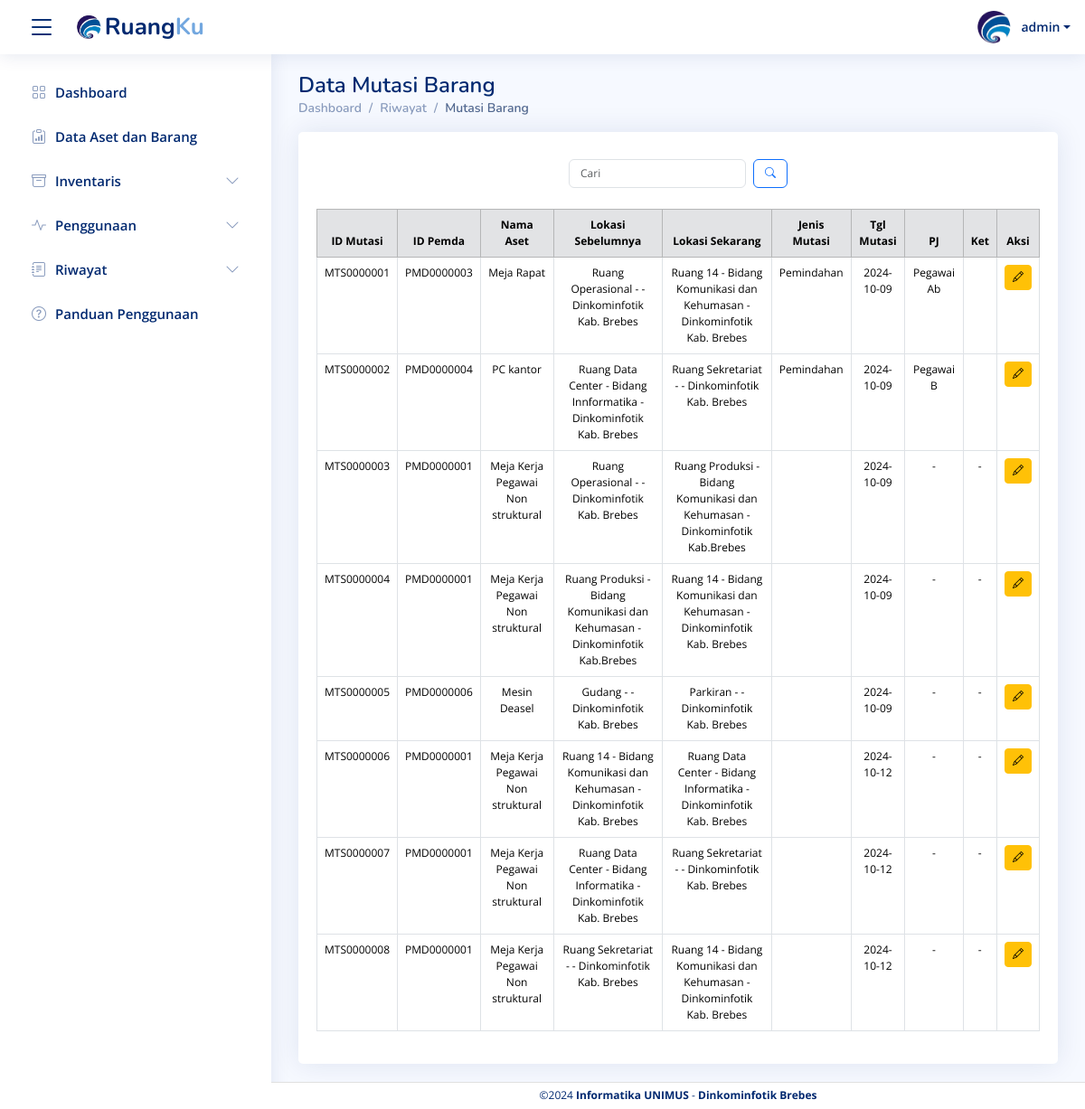
/Data_mutasi_barang.php (signed in), run on an earlier commit of the app's database.
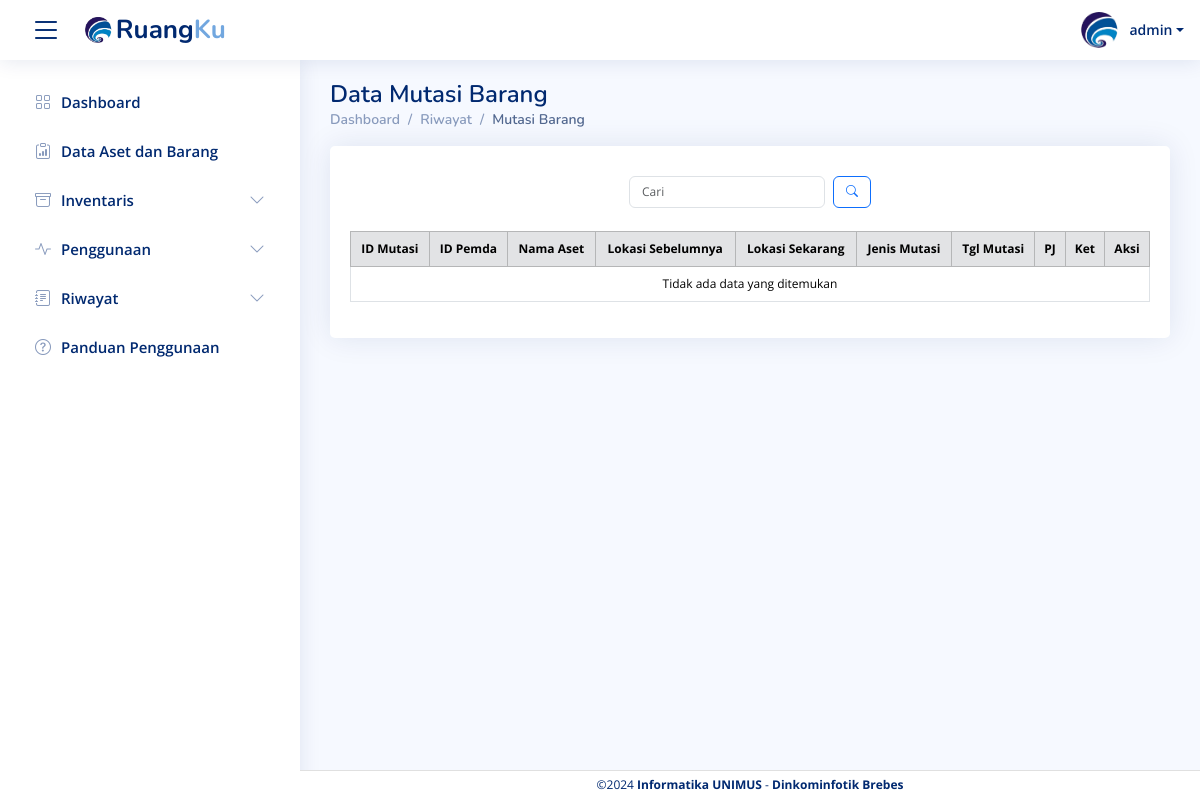
And on a later commit of the database.
### tables this page shows
CREATE TABLE `mutasi_barang` (
  `id_mutasi` varchar(50) NOT NULL,
  `id_barang_pemda` varchar(50) DEFAULT NULL,
  `ruang_asal` varchar(100) NOT NULL,
  `ruang_tujuan` varchar(100) NOT NULL,
  `tgl_mutasi` date DEFAULT NULL,
  `penanggungjawab` varchar(100) DEFAULT NULL,
  `kode_barang` varchar(50) DEFAULT NULL,
  `nama_barang` varchar(100) DEFAULT NULL,
  `jenis_mutasi` varchar(100) DEFAULT NULL,
  `keterangan` text
);

### Data_mutasi_barang.php (the view, shortened to what this page needs)
<?php
include("component/header.php");
include("koneksi/koneksi.php");
$limit = isset($_GET['limit']) ? max(1, (int)$_GET['limit']) : 10;
$page = isset($_GET['page']) ? max(1, (int)$_GET['page']) : 1;
$start = ($page - 1) * $limit;
$search_query = "";
$search_params = [];
$param_types = "";
$sql = "SELECT * FROM mutasi_barang $search_query LIMIT ?, ?";
$search_params[] = $start;
$search_params[] = $limit;
$param_types .= "ii";
$stmt = mysqli_prepare($conn, $sql);
if ($param_types) {
  mysqli_stmt_bind_param($stmt, $param_types, ...$search_params);
}
mysqli_stmt_execute($stmt);
$result = mysqli_stmt_get_result($stmt);
?>
<main id="main" class="main">
  <div class="pagetitle">
    <h1>Data Mutasi Barang</h1>
    <nav>
      <ol class="breadcrumb">
        <li class="breadcrumb-item"><a href="home.php">Dashboard</a></li>
        <li class="breadcrumb-item">Riwayat</li>
        <li class="breadcrumb-item active">Mutasi Barang</li>
      </ol>
    </nav>
  </div>
  <div class="card">
    <div class="card-body" style="padding-top: 30px;">
      <div class="d-flex justify-content-between align-items-center mb-2">
        <div class="flex-grow-1 d-flex justify-content-center">
          <div class="search-bar position-relative">
            <form class="search-form d-flex align-items-center" method="GET" action="">
              <input type="text" id="search-input" name="query" placeholder="Cari" class="form-control pe-5" value="<?= isset($_GET['query']) ? htmlspecialchars($_GET['query']) : ''; ?>" oninput="toggleClearButton()">
              <button type="submit" title="Cari" class="btn btn-outline-primary ms-2">
                <i class="bi bi-search"></i>
              </button>
            </form>
          </div>
        </div>
      </div>
      <div class="table-responsive" style="padding-top: 15px;">
        <table class="table table-bordered" style="font-size: 12px;">
          <thead class="table-secondary text-center">
            <tr>
              <th>ID Mutasi</th>
              <th>ID Pemda</th>
              <th>Nama Aset</th>
              <th>Lokasi Sebelumnya</th>
              <th>Lokasi Sekarang</th>
              <th>Jenis Mutasi</th>
              <th>Tgl Mutasi</th>
              <th>PJ</th>
              <th>Ket</th>
              <th>Aksi</th>
            </tr>
          </thead>
          <tbody>
            <?php if (mysqli_num_rows($result) > 0) : ?>
              <?php while ($row = mysqli_fetch_assoc($result)) : ?>
                <tr class="text-center">
                  <td><?= $row['id_mutasi'] ?></td>
                  <td><?= $row['id_barang_pemda'] ?></td>
                  <td><?= $row['nama_barang'] ?></td>
                  <td><?= $row['ruang_asal'] ?></td>
                  <td><?= $row['ruang_tujuan'] ?></td>
                  <td><?= $row['jenis_mutasi'] ?></td>
                  <td><?= $row['tgl_mutasi'] ?></td>
                  <td><?= $row['penanggungjawab'] ?></td>
                  <td><?= $row['keterangan'] ?></td>
                  <td><a href="frm_edit_mutasi.php?id_mutasi=<?= $row['id_mutasi'] ?>" class="btn btn-warning btn-sm"><i class="bi bi-pencil"></i></a></td>
                </tr>
              <?php endwhile; ?>
            <?php else : ?>
              <tr>
                <td colspan="10" class="text-center">Tidak ada data yang ditemukan</td>
              </tr>
            <?php endif; ?>
          </tbody>
        </table>
      </div>
    </div>
  </div>
</main>
<?php include("component/footer.php"); ?>

### component/header.php (shortened to what this page needs)
<?php
$nama_admin = $_SESSION['nama_admin'];
$foto_admin = $_SESSION['foto_admin'];
?>
<!DOCTYPE html>
<html lang="en">
<head>
  <link rel="stylesheet" href="https://cdn.jsdelivr.net/npm/notiflix/dist/notiflix-3.2.6.min.css" />
  <link href="https://cdn.jsdelivr.net/npm/bootstrap@5.3.0/dist/css/bootstrap.min.css" rel="stylesheet">
  <link href="vendor/bootstrap/css/bootstrap.min.css" rel="stylesheet">
  <link href="vendor/bootstrap-icons/bootstrap-icons.css" rel="stylesheet">
  <link href="vendor/boxicons/css/boxicons.min.css" rel="stylesheet">
  <link href="vendor/quill/quill.snow.css" rel="stylesheet">
  <link href="vendor/quill/quill.bubble.css" rel="stylesheet">
  <link href="vendor/remixicon/remixicon.css" rel="stylesheet">
  <link href="vendor/simple-datatables/style.css" rel="stylesheet">
  <link href="https://cdn.jsdelivr.net/npm/bootstrap@5.3.2/dist/css/bootstrap.min.css" rel="stylesheet">
  <link href="css/style.css" rel="stylesheet">
  <link href="css/kita.css" rel="stylesheet">
  <link rel="stylesheet" href="https://cdn.jsdelivr.net/npm/sweetalert2@11/dist/sweetalert2.min.css">
</head>
<body>
  <header id="header" class="header fixed-top d-flex align-items-center">
    <div class="d-flex align-items-center justify-content-between">
      <i class="bi bi-list toggle-sidebar-btn"></i>
      <a href="#" class="logo d-flex align-items-center" style="margin-left: 20px;">
        <img src="images/logo.png" alt="" style="width:auto; height:40px;">
        <span class="d-inline-block">Ruang<span style="color: #72a7df;">Ku</span></span>
      </a>
    </div>
    <nav class="header-nav ms-auto">
      <ul class="d-flex align-items-center">
        <li class="nav-item dropdown pe-3">
          <a class="nav-link nav-profile d-flex align-items-center pe-0" href="#" data-bs-toggle="dropdown">
            <?php if (empty($foto_admin)) : ?>
              <i class="bi bi-person-circle rounded-circle" style="font-size: 24px;"></i>
            <?php else : ?>
              <img src="images/<?php echo $foto_admin; ?>" alt="Profile" class="rounded-circle">
            <?php endif; ?>
            <span class="d-none d-md-block dropdown-toggle ps-2"><?php echo $nama_admin; ?></span>
          </a>
        </li>
      </ul>
    </nav>
  </header>
  <aside id="sidebar" class="sidebar">
    <ul class="sidebar-nav" id="sidebar-nav">
      <li class="nav-item">
        <a class="nav-link collapsed" href="home.php">
          <i class="bi bi-grid"></i>
          <span>Dashboard</span>
        </a>
      </li>
      <li class="nav-item">
        <a class="nav-link collapsed" href="Data_barang.php">
          <i class="bi bi-clipboard-data"></i>
          <span>Data Aset dan Barang</span>
        </a>
      </li>
      <li class="nav-item">
        <a class="nav-link collapsed" data-bs-target="#jadwal-nav" data-bs-toggle="collapse" href="#">
          <i class="bi bi-archive"></i><span>Inventaris</span><i class="bi bi-chevron-down ms-auto"></i>
        </a>
      </li>
      <li class="nav-item">
        <a class="nav-link collapsed" data-bs-target="#barang-nav" data-bs-toggle="collapse" href="#">
          <i class="bi bi-activity"></i><span>Penggunaan</span><i class="bi bi-chevron-down ms-auto"></i>
        </a>
      </li>
      <li class="nav-item">
        <a class="nav-link collapsed" data-bs-target="#report-nav" data-bs-toggle="collapse" href="#">
          <i class="bi bi-journal-text"></i><span>Riwayat</span><i class="bi bi-chevron-down ms-auto"></i>
        </a>
      </li>
      <li class="nav-item">
        <a class="nav-link collapsed" href="panduan_umum.php">
          <i class="bi bi-question-circle"></i>
          <span>Panduan Penggunaan</span>
        </a>
      </li>
    </ul>
  </aside>
</body>
</html>

### component/footer.php (shortened to what this page needs)
<!DOCTYPE html>
<html lang="en">
<head>
  <link href="https://cdn.jsdelivr.net/npm/bootstrap@5.3.0/dist/css/bootstrap.min.css" rel="stylesheet">
  <link href="vendor/bootstrap/css/bootstrap.min.css" rel="stylesheet">
  <link href="vendor/bootstrap-icons/bootstrap-icons.css" rel="stylesheet">
  <link href="vendor/boxicons/css/boxicons.min.css" rel="stylesheet">
  <link href="vendor/quill/quill.snow.css" rel="stylesheet">
  <link href="vendor/quill/quill.bubble.css" rel="stylesheet">
  <link href="vendor/remixicon/remixicon.css" rel="stylesheet">
  <link href="vendor/simple-datatables/style.css" rel="stylesheet">
  <link href="https://cdn.jsdelivr.net/npm/bootstrap@5.3.2/dist/css/bootstrap.min.css" rel="stylesheet">
  <link href="css/style.css" rel="stylesheet">
  <link href="css/kita.css" rel="stylesheet">
  <link href="https://cdn.jsdelivr.net/npm/sweetalert2@11/dist/sweetalert2.min.css" rel="stylesheet">
</head>
<body>
  <footer id="footer" class="footerkita fixed-bottom">
    <div class="copyright">
      &copy;2024 <strong><span>Informatika UNIMUS</span></strong><span> - </span><strong><span>Dinkominfotik Brebes</span></strong>
    </div>
  </footer>
</body>
</html>

### css/style.css (style rules this page uses)
:root { scroll-behavior: smooth; }
body { font-family: "Open Sans", sans-serif; background: #f6f9ff; color: #444444; }
a { color: #4154f1; text-decoration: none; }
h1, h2, h3, h4, h5, h6 { font-family: "Nunito", sans-serif; }
#main { margin-top: 60px; padding: 20px 30px; transition: all 0.3s; }
.pagetitle { margin-bottom: 10px; }
.pagetitle h1 { font-size: 24px; margin-bottom: 0; font-weight: 600; color: #012970; }
.card { margin-bottom: 30px; border: none; border-radius: 5px; box-shadow: 0px 0 30px rgba(1, 41, 112, 0.1); }
.card-body { padding: 0 20px 20px 20px; }
.breadcrumb { font-size: 14px; font-family: "Nunito", sans-serif; color: #899bbd; font-weight: 600; }
.breadcrumb a { color: #899bbd; transition: 0.3s; }
.breadcrumb .breadcrumb-item::before { color: #899bbd; }
.breadcrumb .active { color: #51678f; font-weight: 600; }
.logo { line-height: 1; }
@media (min-width: 1200px) { .logo { width: 280px; } }
.logo img { max-height: 26px; margin-right: 2px; }
.logo span { font-size: 26px; font-weight: 700; color: #012970; font-family: "Nunito", sans-serif; }
.header { transition: all 0.5s; z-index: 997; height: 60px; box-shadow: 0px 2px 20px rgba(1, 41, 112, 0.1); background-color: #fff; padding-left: 20px; }
.header .toggle-sidebar-btn { font-size: 32px; padding-left: 10px; cursor: pointer; color: #012970; }
.header-nav ul { list-style: none; }
.header-nav>ul { margin: 0; padding: 0; }
.header-nav .nav-profile { color: #012970; }
.header-nav .nav-profile img { max-height: 36px; }
.header-nav .nav-profile span { font-size: 14px; font-weight: 600; }
.sidebar { position: fixed; top: 60px; left: 0; bottom: 0; width: 300px; z-index: 996; transition: all 0.3s; padding: 20px; overflow-y: auto; scrollbar-width: thin; scrollbar-color: #aab7cf transparent; box-shadow: 0px 0px 20px rgba(1, 41, 112, 0.1); background-color: #fff; }
@media (min-width: 1200px) { #main, #footer { margin-left: 300px; } }
.sidebar-nav { padding: 0; margin: 0; list-style: none; }
.sidebar-nav li { padding: 0; margin: 0; list-style: none; }
.sidebar-nav .nav-item { margin-bottom: 5px; }
.sidebar-nav .nav-link { display: flex; align-items: center; font-size: 15px; font-weight: 600; color: #4154f1; transition: 0.3; background: #f6f9ff; padding: 10px 15px; border-radius: 4px; }
.sidebar-nav .nav-link i { font-size: 16px; margin-right: 10px; color: #4154f1; }
.sidebar-nav .nav-link.collapsed { color: #012970; background: #fff; }
.sidebar-nav .nav-link.collapsed i { color: #899bbd; }
.sidebar-nav .nav-link .bi-chevron-down { margin-right: 0; transition: transform 0.2s ease-in-out; }

### css/kita.css (style rules this page uses)
.card { margin-bottom: 30px; border: none; border-radius: 5px; box-shadow: 0px 0 30px rgba(1, 41, 112, 0.1); }
.footerkita { height:30px; padding: 5px 0; font-size: 12px; transition: all 0.3s; border-top: 1px solid #e0e0e0; background-color:white; }
.footerkita .copyright { text-align: center; color: #012970; }

### component/header.php (style rules this page uses)
.card-body * { font-size: 12px !important; }

What changed in the data, as far as the page shows it:
removed mutasi_barang: id_mutasi "MTS0000001", id_barang_pemda "PMD0000003", nama_barang "Meja Rapat", ruang_asal "Ruang Operasional - - Dinkominfotik Kab. Brebes", ruang_tujuan "Ruang 14 - Bidang Komunikasi dan Kehumasan - Dinkominfotik Kab. Brebes", jenis_mutasi "Pemindahan", tgl_mutasi "2024-10-09", penanggungjawab "Pegawai Ab"
removed mutasi_barang: id_mutasi "MTS0000002", id_barang_pemda "PMD0000004", nama_barang "PC kantor", ruang_asal "Ruang Data Center - Bidang Innformatika - Dinkominfotik Kab. Brebes", ruang_tujuan "Ruang Sekretariat - - Dinkominfotik Kab. Brebes", jenis_mutasi "Pemindahan", tgl_mutasi "2024-10-09", penanggungjawab "Pegawai B"
removed mutasi_barang: id_mutasi "MTS0000003", id_barang_pemda "PMD0000001", nama_barang "Meja Kerja Pegawai Non struktural", ruang_asal "Ruang Operasional - - Dinkominfotik Kab. Brebes", ruang_tujuan "Ruang Produksi - Bidang Komunikasi dan Kehumasan - Dinkominfotik Kab.Brebes", tgl_mutasi "2024-10-09", penanggungjawab "-", keterangan "-"
removed mutasi_barang: id_mutasi "MTS0000004", id_barang_pemda "PMD0000001", nama_barang "Meja Kerja Pegawai Non struktural", ruang_asal "Ruang Produksi - Bidang Komunikasi dan Kehumasan - Dinkominfotik Kab.Brebes", ruang_tujuan "Ruang 14 - Bidang Komunikasi dan Kehumasan - Dinkominfotik Kab. Brebes", tgl_mutasi "2024-10-09", penanggungjawab "-", keterangan "-"
removed mutasi_barang: id_mutasi "MTS0000005", id_barang_pemda "PMD0000006", nama_barang "Mesin Deasel", ruang_asal "Gudang - - Dinkominfotik Kab. Brebes", ruang_tujuan "Parkiran - - Dinkominfotik Kab. Brebes", tgl_mutasi "2024-10-09", penanggungjawab "-", keterangan "-"
removed mutasi_barang: id_mutasi "MTS0000006", id_barang_pemda "PMD0000001", nama_barang "Meja Kerja Pegawai Non struktural", ruang_asal "Ruang 14 - Bidang Komunikasi dan Kehumasan - Dinkominfotik Kab. Brebes", ruang_tujuan "Ruang Data Center - Bidang Informatika - Dinkominfotik Kab. Brebes", tgl_mutasi "2024-10-12", penanggungjawab "-", keterangan "-"
removed mutasi_barang: id_mutasi "MTS0000007", id_barang_pemda "PMD0000001", nama_barang "Meja Kerja Pegawai Non struktural", ruang_asal "Ruang Data Center - Bidang Informatika - Dinkominfotik Kab. Brebes", ruang_tujuan "Ruang Sekretariat - - Dinkominfotik Kab. Brebes", tgl_mutasi "2024-10-12", penanggungjawab "-", keterangan "-"
removed mutasi_barang: id_mutasi "MTS0000008", id_barang_pemda "PMD0000001", nama_barang "Meja Kerja Pegawai Non struktural", ruang_asal "Ruang Sekretariat - - Dinkominfotik Kab. Brebes", ruang_tujuan "Ruang 14 - Bidang Komunikasi dan Kehumasan - Dinkominfotik Kab. Brebes", tgl_mutasi "2024-10-12", penanggungjawab "-", keterangan "-"
Also different on the page:
text now shown: "Tidak ada data yang ditemukan"
